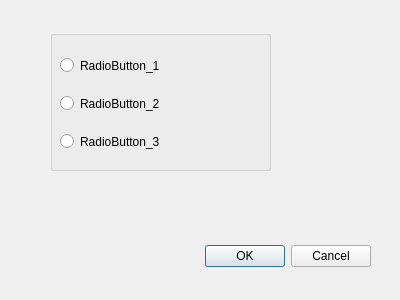
<?xml version="1.0" encoding="UTF-8"?>
<ui version="4.0">
 <class>Dialog</class>
 <widget class="QDialog" name="Dialog">
  <property name="geometry">
   <rect>
    <x>0</x>
    <y>0</y>
    <width>400</width>
    <height>300</height>
   </rect>
  </property>
  <property name="windowTitle">
   <string>Dialog</string>
  </property>
  <widget class="QDialogButtonBox" name="buttonBox">
   <property name="geometry">
    <rect>
     <x>30</x>
     <y>240</y>
     <width>341</width>
     <height>32</height>
    </rect>
   </property>
   <property name="orientation">
    <enum>Qt::Horizontal</enum>
   </property>
   <property name="standardButtons">
    <set>QDialogButtonBox::Cancel|QDialogButtonBox::Ok</set>
   </property>
  </widget>
  <widget class="QGroupBox" name="groupBox">
   <property name="geometry">
    <rect>
     <x>50</x>
     <y>30</y>
     <width>221</width>
     <height>141</height>
    </rect>
   </property>
   <property name="title">
    <string/>
   </property>
   <widget class="QRadioButton" name="radioButton">
    <property name="geometry">
     <rect>
      <x>10</x>
      <y>24</y>
      <width>151</width>
      <height>23</height>
     </rect>
    </property>
    <property name="text">
     <string>RadioButton_1</string>
    </property>
   </widget>
   <widget class="QRadioButton" name="radioButton_3">
    <property name="geometry">
     <rect>
      <x>10</x>
      <y>100</y>
      <width>151</width>
      <height>23</height>
     </rect>
    </property>
    <property name="text">
     <string>RadioButton_3</string>
    </property>
   </widget>
   <widget class="QRadioButton" name="radioButton_2">
    <property name="geometry">
     <rect>
      <x>10</x>
      <y>62</y>
      <width>151</width>
      <height>23</height>
     </rect>
    </property>
    <property name="text">
     <string>RadioButton_2</string>
    </property>
   </widget>
  </widget>
  <widget class="QLabel" name="label">
   <property name="geometry">
    <rect>
     <x>50</x>
     <y>200</y>
     <width>221</width>
     <height>17</height>
    </rect>
   </property>
   <property name="text">
    <string/>
   </property>
  </widget>
 </widget>
 <resources/>
 <connections>
  <connection>
   <sender>buttonBox</sender>
   <signal>accepted()</signal>
   <receiver>Dialog</receiver>
   <slot>accept()</slot>
   <hints>
    <hint type="sourcelabel">
     <x>248</x>
     <y>254</y>
    </hint>
    <hint type="destinationlabel">
     <x>157</x>
     <y>274</y>
    </hint>
   </hints>
  </connection>
  <connection>
   <sender>buttonBox</sender>
   <signal>rejected()</signal>
   <receiver>Dialog</receiver>
   <slot>reject()</slot>
   <hints>
    <hint type="sourcelabel">
     <x>316</x>
     <y>260</y>
    </hint>
    <hint type="destinationlabel">
     <x>286</x>
     <y>274</y>
    </hint>
   </hints>
  </connection>
 </connections>
</ui>
